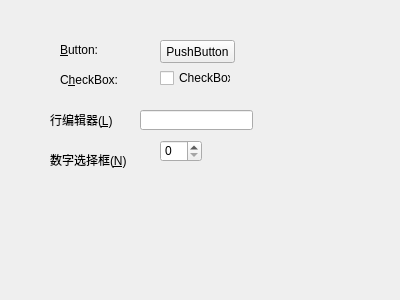
<?xml version="1.0" encoding="UTF-8"?>
<ui version="4.0">
 <class>MyWidget</class>
 <widget class="QWidget" name="MyWidget">
  <property name="geometry">
   <rect>
    <x>0</x>
    <y>0</y>
    <width>400</width>
    <height>300</height>
   </rect>
  </property>
  <property name="windowTitle">
   <string>MyWidget</string>
  </property>
  <widget class="QLabel" name="label">
   <property name="geometry">
    <rect>
     <x>60</x>
     <y>40</y>
     <width>81</width>
     <height>20</height>
    </rect>
   </property>
   <property name="text">
    <string>&amp;Button:</string>
   </property>
   <property name="buddy">
    <cstring>pushButton</cstring>
   </property>
  </widget>
  <widget class="QLabel" name="label_2">
   <property name="geometry">
    <rect>
     <x>60</x>
     <y>70</y>
     <width>81</width>
     <height>20</height>
    </rect>
   </property>
   <property name="text">
    <string>C&amp;heckBox:</string>
   </property>
   <property name="buddy">
    <cstring>checkBox</cstring>
   </property>
  </widget>
  <widget class="QLabel" name="label_3">
   <property name="geometry">
    <rect>
     <x>50</x>
     <y>110</y>
     <width>81</width>
     <height>20</height>
    </rect>
   </property>
   <property name="text">
    <string>行编辑器(&amp;L)</string>
   </property>
   <property name="buddy">
    <cstring>lineEdit</cstring>
   </property>
  </widget>
  <widget class="QLabel" name="label_4">
   <property name="geometry">
    <rect>
     <x>50</x>
     <y>150</y>
     <width>81</width>
     <height>20</height>
    </rect>
   </property>
   <property name="text">
    <string>数字选择框(&amp;N)</string>
   </property>
   <property name="buddy">
    <cstring>spinBox</cstring>
   </property>
  </widget>
  <widget class="QPushButton" name="pushButton">
   <property name="geometry">
    <rect>
     <x>160</x>
     <y>40</y>
     <width>75</width>
     <height>23</height>
    </rect>
   </property>
   <property name="text">
    <string>PushButton</string>
   </property>
  </widget>
  <widget class="QCheckBox" name="checkBox">
   <property name="geometry">
    <rect>
     <x>160</x>
     <y>70</y>
     <width>71</width>
     <height>16</height>
    </rect>
   </property>
   <property name="text">
    <string>CheckBox</string>
   </property>
  </widget>
  <widget class="QLineEdit" name="lineEdit">
   <property name="geometry">
    <rect>
     <x>140</x>
     <y>110</y>
     <width>113</width>
     <height>20</height>
    </rect>
   </property>
  </widget>
  <widget class="QSpinBox" name="spinBox">
   <property name="geometry">
    <rect>
     <x>160</x>
     <y>140</y>
     <width>42</width>
     <height>22</height>
    </rect>
   </property>
  </widget>
 </widget>
 <layoutdefault spacing="6" margin="11"/>
 <tabstops>
  <tabstop>lineEdit</tabstop>
  <tabstop>spinBox</tabstop>
  <tabstop>pushButton</tabstop>
  <tabstop>checkBox</tabstop>
 </tabstops>
 <resources/>
 <connections/>
</ui>
